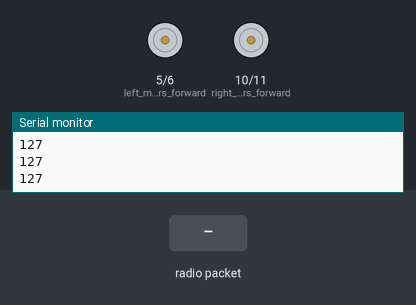
Simulated run of this sketch. Board: Arduino Uno, built with avr-gcc and run on an emulated ATmega328P. Parts: motor-driver pin pairs drawn as motors (green arrow = first pin HIGH = forward, orange = second pin HIGH = backward, longer = more drive), the last lines printed to the serial monitor. The test bench sets the inputs (shaded band). No radio packets arrive unless stated.

Above: at 1.2 s.
1.3 s: radio packet "f" arrives
At 2.5 s:
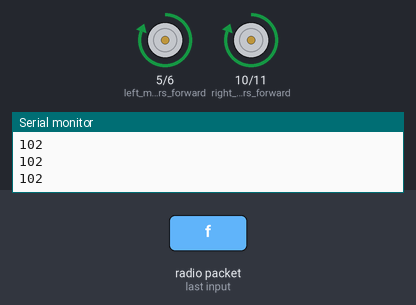
2.8 s: radio packet "g" arrives
At 3.8 s:
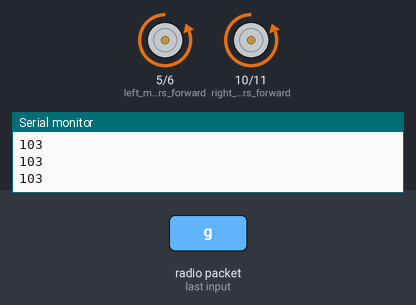
4.3 s: radio packet "l" arrives
At 4.9 s:
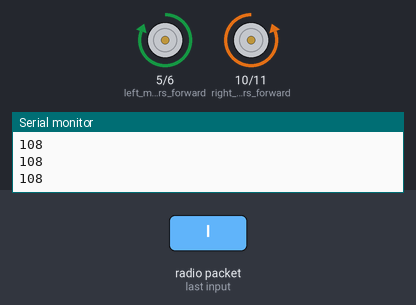
5.8 s: radio packet "r" arrives
At 6.1 s:
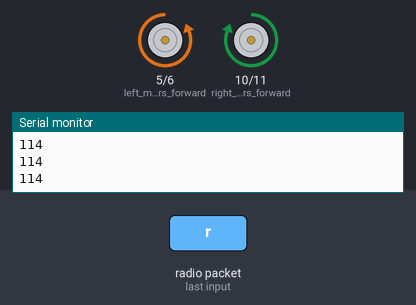
7.3 s: radio packet "s" arrives
At 8.4 s:
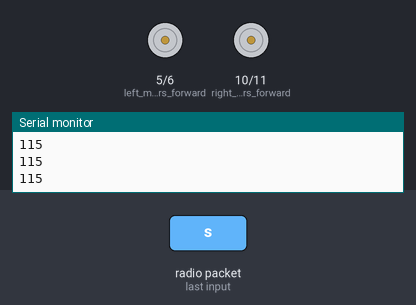
Timing chart, 0 to 9.8 s (numbered marks = the images above; inputs shaded):
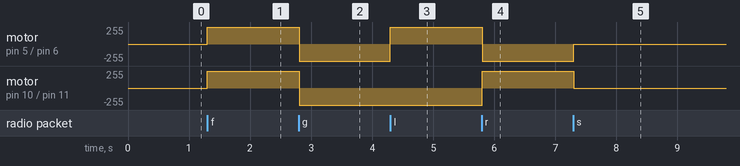

Measured:
- after the input at 1.3 s, motor on pin 5 (left_motors_forward) / pin 6 (left_motors_reverse), motor on pin 10 (right_motors_forward) / pin 11 (right_motors_reverse): stopped → forward 255/255 at once
- after the input at 2.8 s, motor on pin 5 (left_motors_forward) / pin 6 (left_motors_reverse), motor on pin 10 (right_motors_forward) / pin 11 (right_motors_reverse): forward 255/255 → backward 255/255 at once
- after the input at 4.3 s, motor on pin 5 (left_motors_forward) / pin 6 (left_motors_reverse): backward 255/255 → forward 255/255 at once
- after the input at 5.8 s, motor on pin 5 (left_motors_forward) / pin 6 (left_motors_reverse): forward 255/255 → backward 255/255 at once; motor on pin 10 (right_motors_forward) / pin 11 (right_motors_reverse): backward 255/255 → forward 255/255 at once
- after the input at 7.3 s, motor on pin 5 (left_motors_forward) / pin 6 (left_motors_reverse): backward 255/255 → stopped at once; motor on pin 10 (right_motors_forward) / pin 11 (right_motors_reverse): forward 255/255 → stopped at once

The sketch:

RX_RF_Module.ino
```cpp
#include <VirtualWire.h>
char input;
char *data;

void setup ()
{
  pinMode (5, OUTPUT); //left motors forward
  pinMode (6, OUTPUT); //left motors reverse
  pinMode (10, OUTPUT); //right motors forward
  pinMode (11, OUTPUT); //right motors reverse

  Serial.begin(9600);

  vw_set_rx_pin(3);
  vw_setup (2000);
  pinMode(3,INPUT);
  vw_rx_start();
}

void loop()
{
  uint8_t buf[VW_MAX_MESSAGE_LEN];
  uint8_t buflen=VW_MAX_MESSAGE_LEN;
  Serial.println(buf[0]);
  if(vw_get_message(buf,&buflen)){
    if(buf[0]=='f')
    {
      forward();
    }
    else if(buf[0]=='g')
    {
      backward();
    }
    else if(buf[0]=='l')
    {
      left();
    }
    else if(buf[0]=='r')
    {
      right();
    }
    else if(buf[0]=='s')
    {
      stop();
    }
  }
}

void forward()
  {
  digitalWrite(5, HIGH);
  digitalWrite(6, LOW);
  digitalWrite(10, HIGH);
  digitalWrite(11, LOW);
}

void stop()
  {
  digitalWrite(5, LOW);
  digitalWrite(6, LOW);
  digitalWrite(10, LOW);
  digitalWrite(11, LOW);
}

void backward()
  {
  digitalWrite(5, LOW);
  digitalWrite(6, HIGH);
  digitalWrite(10, LOW);
  digitalWrite(11, HIGH);
}

void right()
  {
  digitalWrite(5, LOW);
  digitalWrite(6, HIGH);
  digitalWrite(10, HIGH);
  digitalWrite(11, LOW);
}

void left()
  {
  digitalWrite(6, LOW);
  digitalWrite(5, HIGH);
  digitalWrite(10, LOW);
  digitalWrite(11, HIGH);
}
```
